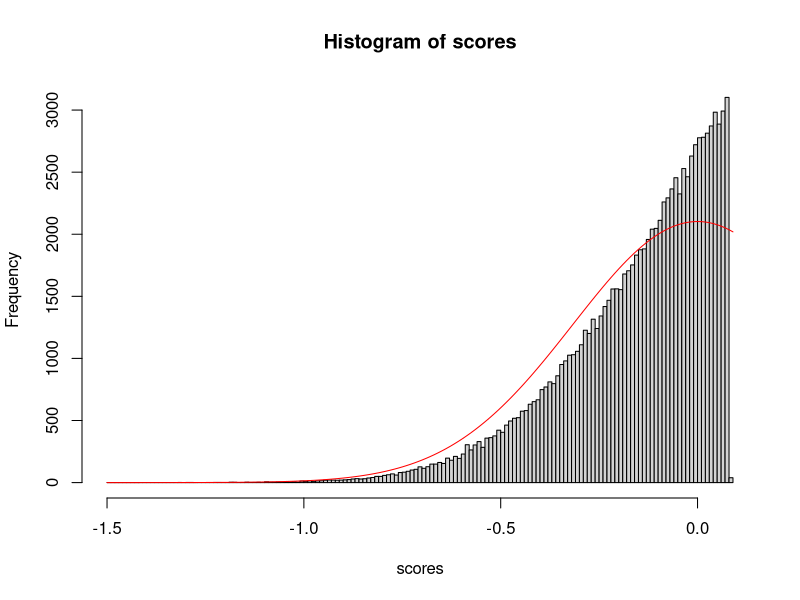

This chart was generated by the following R code:

nfam = 100000
r2 = 0.1
q = 0.4
t = qnorm(1-q)*sqrt(r2)
scores = numeric(nfam)

for (i in seq(1,nfam))
{
  parental_mean = rnorm(1,0,sqrt(r2/2))
  while(T)
  {
    embryo = rnorm(1,parental_mean,sqrt(r2/2))
    if (embryo<t)
    {
      scores[i] = embryo
      break
    }
  }
}

dx = 0.01
x = seq(-1.5,t+dx,by=dx)
hist(scores,breaks=x)
th = dnorm(x,0,sqrt(r2))/(1-q)*dx
lines(x,th*nfam,col='red',lwd=1,type='l')
